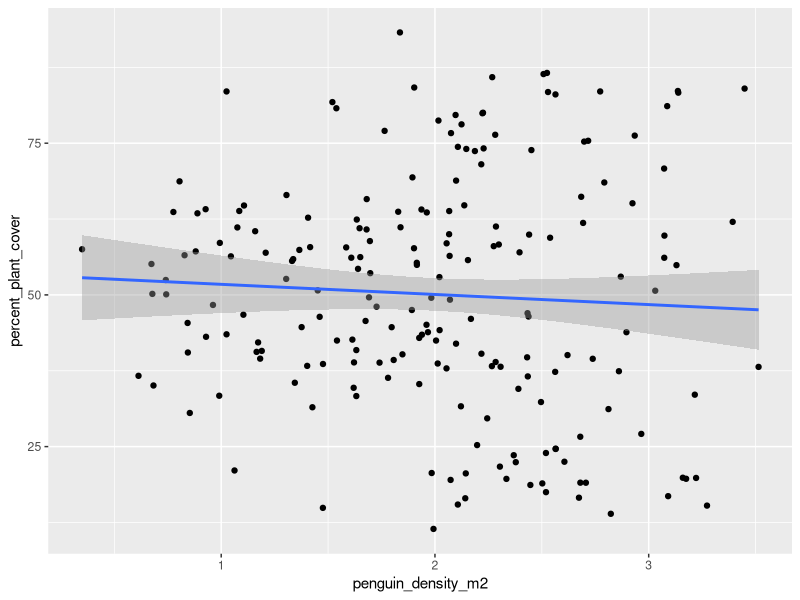
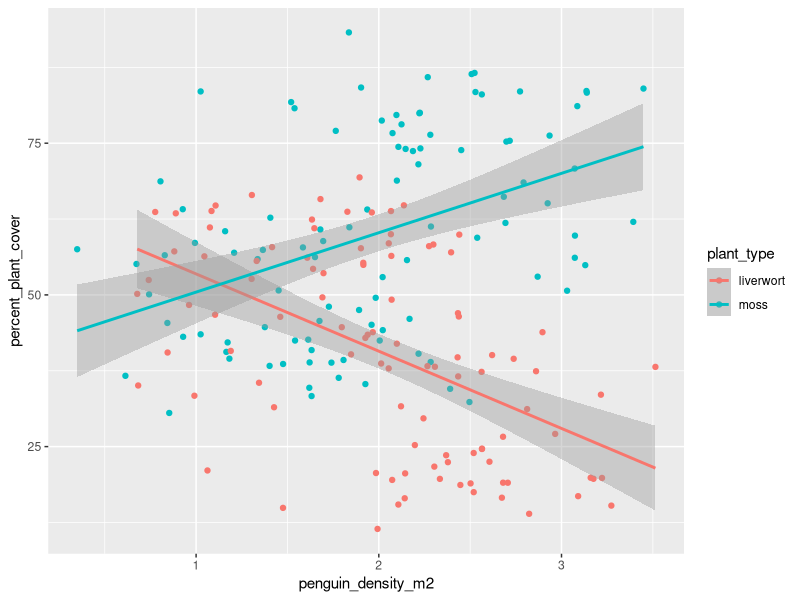

Generate these figures, in order, with R:
## ---- chunk 1
knitr::opts_chunk$set(echo = FALSE)
## ---- chunk 2
library(tidyverse)
## ---- chunk 3
plants <- read_csv("../data/nonvascular_plants.csv")
## ---- chunk 4
head(plants)
tail(plants)
## ---- chunk 5
ggplot(plants, aes(penguin_density_m2, percent_plant_cover)) +
  geom_point() +
  geom_smooth(method = "lm")
## ---- chunk 6
r <- cor(plants$penguin_density_m2, plants$percent_plant_cover)
r
## ---- chunk 7
r^2
## ---- chunk 8
summary(lm(data = plants, percent_plant_cover ~ penguin_density_m2))
## ---- chunk 9
ggplot(plants, aes(penguin_density_m2, percent_plant_cover, color = plant_type)) +
  geom_point() +
  geom_smooth(method = "lm")
## ---- chunk 10
summary(lm(data = plants, percent_plant_cover ~ penguin_density_m2 * plant_type))
